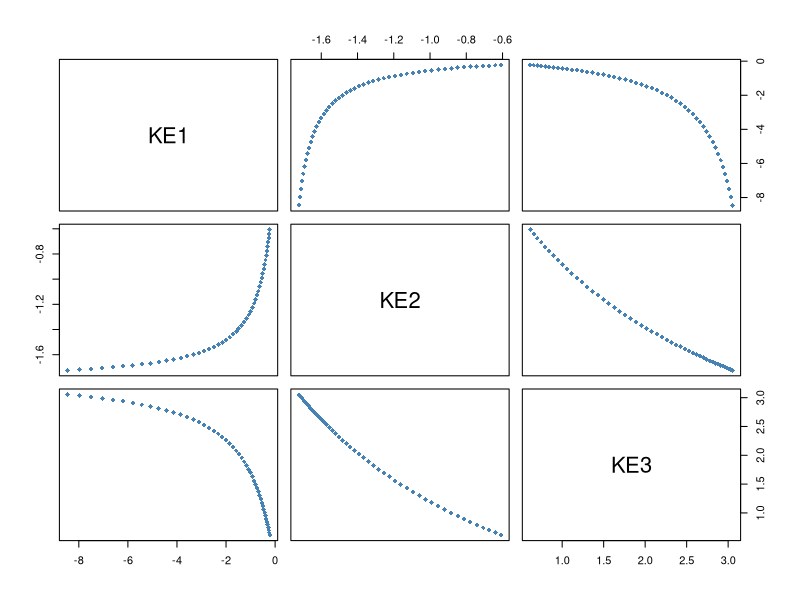

Source code (R): (Note: this script raises an error after producing the figure.)
## ---- chunk 1
knitr::opts_chunk$set(echo = TRUE)
## ---- chunk 2
library(tidyr)
library(ggplot2)
library(dplyr)
## ---- chunk 3
# 277, 50, 239: MM.2
# define MM.2 manually
MM2_function <- function(dose, d, e) {
  d/(1 + (e/dose))
}
# define the range of dose
# doses <- seq(100, 1000000, by = 50)
# doses <- 10^seq(log10(100), log10(1000000), length.out = 500)
# change to smaller range when plotting!!!! otherwise it's too large, the plots won't be beautifal
doses <- 10^seq(log10(100), log10(5000), length.out = 50)

# ceate an empty data frame
response_df <- data.frame(dose = doses)

# stimulate KE1 data(277), using MM.2 model
response_df$KE1 <- MM2_function(doses, d = -33.31, e = 14683.08)

# stimulate KE2 data(239), using MM.2 model
response_df$KE2 <- MM2_function(doses, d = -1.79, e = 194.3)

# stimulate KE3 data(50), using MM.2 model
response_df$KE3 <- MM2_function(doses, d = 3.32, e = 437.75)

rownames(response_df) <- response_df[, 1] # set the first column as row names(dose)
response_df <- response_df[, -1] # delete the first column

print(response_df)
## ---- chunk 4
pairs(response_df, pch = 18, col = "steelblue")
ggpairs(response_df)
## ---- chunk 5
model <- nls(KE3 ~ a * (k / (k + KE1)) + c * (d / (d + KE2)), data = response_df, start = list(a = 1, k = -1.2, c = 1, d = -1), control = nls.control(maxiter = 500, warnOnly = TRUE))
summary(model)
## ---- chunk 6
# define function
KE3_function <- function(KE1, KE2, a, k, c, d) {
  a * (k / (k + KE1)) + c * (d / (d + KE2))
}

# set parameters
a <- -3.422e+00
k <- -1.024e+00
c <- 3.422e+00
d <- -1.364e+07

# predict KE3
response_df <- response_df %>%
  mutate(p_KE3 = KE3_function(KE1, KE2, a, k, c, d))

print(response_df)
## ---- chunk 7
# plot1: KE1 vs KE3
p1 <- ggplot() +
  # predicted data
  geom_point(data = response_df, aes(x = KE1, y = p_KE3, color = "Predicted", shape = "Predicted"), size = 2) +
  # geom_smooth(data = response_df, aes(x = KE1, y = p_KE3), method = "loess", se = FALSE, color = "blue") +
  geom_smooth(data = response_df, aes(x = KE1, y = p_KE3), method = "gam", se = FALSE, color = "blue") + # smoother method
  # experimental data
  geom_point(data = response_df, aes(x = KE1, y = KE3, color = "Predicted from drm", shape = "Predicted from drm"), size = 2) +
  scale_color_manual(name = "Data Type", values = c("Predicted" = "red", "Predicted from drm" = "red")) +
  scale_shape_manual(name = "Data Type", values = c("Predicted" = 16, "Predicted from drm" = 1)) +
  theme_minimal() +
  # facet_zoom(y = p_KE3 < 10) + # if there are extreme data, plot will be strange. This is to exclude extreme data from plot
  labs(title = "KE1 vs KE3", x = "KE1", y = "KE3")

# plot2: KE2 vs KE3
p2 <- ggplot(response_df, aes(x = KE2)) +
  # predicted data
   geom_point(data = response_df, aes(x = KE2, y = p_KE3, color = "Predicted", shape = "Predicted"), size = 2) +
  # geom_smooth(data = response_df, aes(x = KE2, y = p_KE3), method = "loess", se = FALSE, color = "blue") +
  geom_smooth(data = response_df, aes(x = KE2, y = p_KE3), method = "gam", se = FALSE, color = "blue") +
  # experimental data
  geom_point(data = response_df, aes(x = KE2, y = KE3, color = "Predicted from drm", shape = "Predicted from drm"), size = 2) +
  scale_color_manual(name = "Data Type", values = c("Predicted" = "red", "Predicted from drm" = "red")) +
  scale_shape_manual(name = "Data Type", values = c("Predicted" = 16, "Predicted from drm" = 1)) +
  theme_minimal() +
  # facet_zoom(y = p_KE3 < 10) + # if there are extreme data, plot will be strange. This is to exclude extreme data from plot
  labs(title = "KE2 vs KE3", x = "KE2", y = "KE3")

# print plots
print(p1)
print(p2)
## ---- chunk 8
### module 277 + module 239 = module 50
# KE1: Inhibition, mtETC Chain Complexes--277
# KE2: Binding, Thiol/seleno proteins--239
# KE3: Increased, oxidative stress--50
# prepare the data frame used to draw error bars
# RStudio's table view (View()) only displays rounded numbers, not the actual stored values.
summarized_moduletable = module_table %>% filter(time == 24) %>%
  # # remove outlier from error bar
  # filter(!(module == "hRPTECTERT1_97" & conc_level == 1000 & 
  #          startsWith(as.character(eg_score), "-0.527544"))) %>%
  # filter(!(module == "hRPTECTERT1_264" & conc_level == 1000 & 
  #          startsWith(as.character(eg_score), "0.035441"))) %>%
  # filter(!(module == "hRPTECTERT1_71" & conc_level == 1000 & 
  #          startsWith(as.character(eg_score), "0.647139"))) %>%
  group_by(module, conc_level) %>%
  summarize(mean_eg = mean(eg_score, na.rm = TRUE), SD_eg = sd(eg_score, na.rm = TRUE)) %>%
  pivot_wider(names_from = module, values_from = c(mean_eg, SD_eg))
# # remove outlier from experimental data points
#   merged_data <- merged_data[-7, ]
#   # filter(!(eg_score2 == -0.5275449 & eg_score3 == 0.6471399)), cannot delete the row due to floating-point precision

# plot1: KE1 vs KE3
p1 <- ggplot() +
  # predicted data
  geom_point(data = response_df, aes(x = KE1, y = KE3, color = "drm"), size = 2) +
  geom_smooth(data = response_df, aes(x = KE1, y = p_KE3, color = "rrm", linetype = "rrm"), method = "gam", formula = y ~ s(x, k = 50), se = FALSE, color = "blue") +
  # experimental data points
  geom_point(data = merged_data, aes(x = eg_score1, y = eg_score3, color = as.factor(conc_level)), alpha = 0.7) +
  # error bar
  geom_point(data = summarized_moduletable, aes(x = mean_eg_hRPTECTERT1_277, y = mean_eg_hRPTECTERT1_50, color = as.factor(conc_level)), size = 2) +
  geom_errorbar(data = summarized_moduletable, aes(x = mean_eg_hRPTECTERT1_277,
                    ymin = mean_eg_hRPTECTERT1_50 - SD_eg_hRPTECTERT1_50,
                    ymax = mean_eg_hRPTECTERT1_50 + SD_eg_hRPTECTERT1_50,
                    color = as.factor(conc_level)), width = 0.1) +
  geom_errorbarh(data = summarized_moduletable, aes(y = mean_eg_hRPTECTERT1_50,
                     xmin = mean_eg_hRPTECTERT1_277 - SD_eg_hRPTECTERT1_277,
                     xmax = mean_eg_hRPTECTERT1_277 + SD_eg_hRPTECTERT1_277,
                     color = as.factor(conc_level)), height = 0.1) +
  
  labs(title = "Inhibition, mtETC Chain Complexes VS Increased, oxidative stress", x = "Inhibition, mtETC Chain Complexes", y = "Increased, oxidative stress", color = "DOSE") +
  # facet_zoom(y = p_KE3 < 25) + # if there are extreme data, plot will be strange. This is to exclude extreme data from plot
  theme_minimal()

# plot2: KE2 vs KE3
p2 <- ggplot() +
  # predicted data
   geom_point(data = response_df, aes(x = KE2, y = KE3, color = "drm"), size = 2) +
  geom_smooth(data = response_df, aes(x = KE2, y = p_KE3, color = "rrm", linetype = "rrm"), method = "gam", se = FALSE, color = "blue") + 
  # experimental data points
  geom_point(data = merged_data, aes(x = eg_score2, y = eg_score3, color = as.factor(conc_level)), alpha = 0.7) +
  # error bar
  geom_point(data = summarized_moduletable, aes(x = mean_eg_hRPTECTERT1_239, y = mean_eg_hRPTECTERT1_50, color = as.factor(conc_level)), size = 2) +
  geom_errorbar(data = summarized_moduletable, aes(x = mean_eg_hRPTECTERT1_239,
                    ymin = mean_eg_hRPTECTERT1_50 - SD_eg_hRPTECTERT1_50,
                    ymax = mean_eg_hRPTECTERT1_50 + SD_eg_hRPTECTERT1_50,
                    color = as.factor(conc_level)), width = 0.1) +
  geom_errorbarh(data = summarized_moduletable, aes(y = mean_eg_hRPTECTERT1_50,
                     xmin = mean_eg_hRPTECTERT1_239 - SD_eg_hRPTECTERT1_239,
                     xmax = mean_eg_hRPTECTERT1_239 + SD_eg_hRPTECTERT1_239,
                     color = as.factor(conc_level)), height = 0.1) +
  
  labs(title = "Binding, Thiol/seleno proteins VS Increased, oxidative stress", x = "Binding, Thiol/seleno proteins", y = "Increased, oxidative stress", color = "DOSE") +
  # facet_zoom(y = p_KE3 < 25) + # if there are extreme data, plot will be strange. This is to exclude extreme data from plot
  theme_minimal()
# print plots
print(p1)
print(p2)
## ---- chunk 9
ggsave(filename = "../data/R_R/277_239_50/p1.pdf",
       plot = p1,
       width = 8,
       height = 6,
       dpi = 300)
ggsave(filename = "../data/R_R/277_239_50/p2.pdf",
       plot = p2,
       width = 8,
       height = 6,
       dpi = 300)
